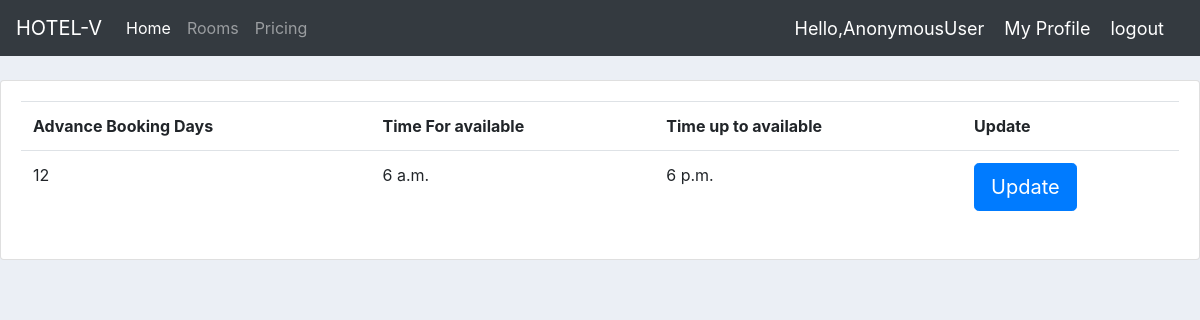
Page /dashbord/rooms/available on the committed database.
### account/models.py (models this page shows)
class Available(models.Model):
    Advance_Booking_Days=models.IntegerField(null=True)
    Time_For_available=models.TimeField(default=timezone.now,null=True)
    Time_up_to_available=models.TimeField(default=timezone.now,null=True)

### account/views.py (the view)
# urls.py: path('dashbord/rooms/available', views.available, name='available'),
def available(request):
    time=Available.objects.all()
    context={'time':time}
    return render(request,'account/available.html',context)

### templates/account/available.html (shortened to what this page needs)
{% extends 'account/main.html' %}
{% block content%}
  <br>
      <div class="card card-body">
        <table class="table">
          <tr>
            <th>Advance Booking Days</th>
            <th>Time For available</th>
            <th>Time up to available</th>
            <th>Update</th>
          </tr>
          {% for i in time %}
          <tr>
            <td>{{i.Advance_Booking_Days}}</td>
            <td>{{i.Time_For_available}}</td>
            <td>{{i.Time_up_to_available}}</td>
            <td><a class="btn btn-primary btn-lg" href="{% url 'updatetime' i.id %}" role="button">Update</a></td>
          </tr>
          {% endfor %}
        </table>
      </div>
{% endblock %}

### static/css/main.css (style rules this page uses)
body { background-color: #ebeff5; }

### rows in the picture
Available: Advance_Booking_Days "12", Time_For_available "6 a.m.", Time_up_to_available "6 p.m."

### other values in the picture
{{ request.user }} "AnonymousUser"
